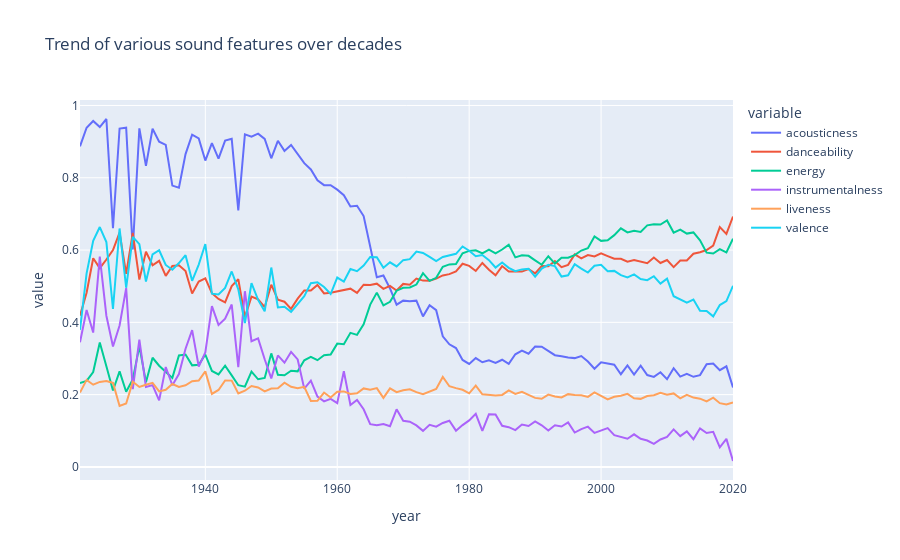

Notebook cell for this chart:
### Code cell
import plotly.express as px

# Create the line plot
fig = px.line(year_data, x='year', y=['acousticness', 'danceability', 'energy', 'instrumentalness', 'liveness', 'valence'],
              title='Trend of various sound features over decades')

# Display the plot
fig.show()
